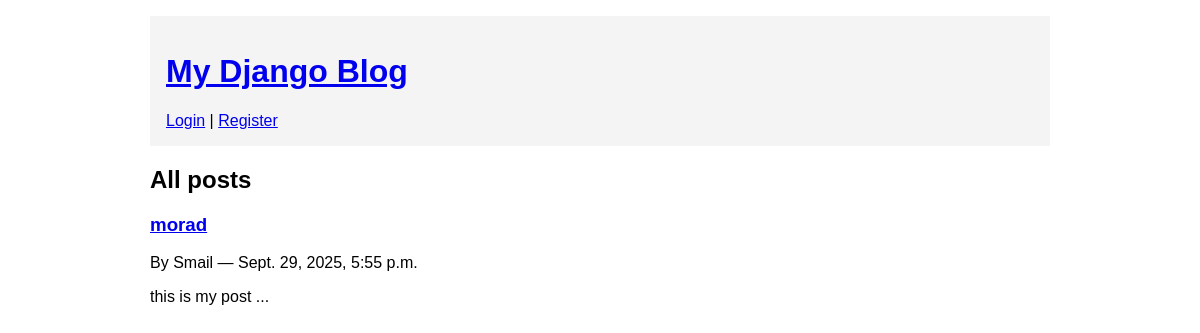
The app's page /, older data.
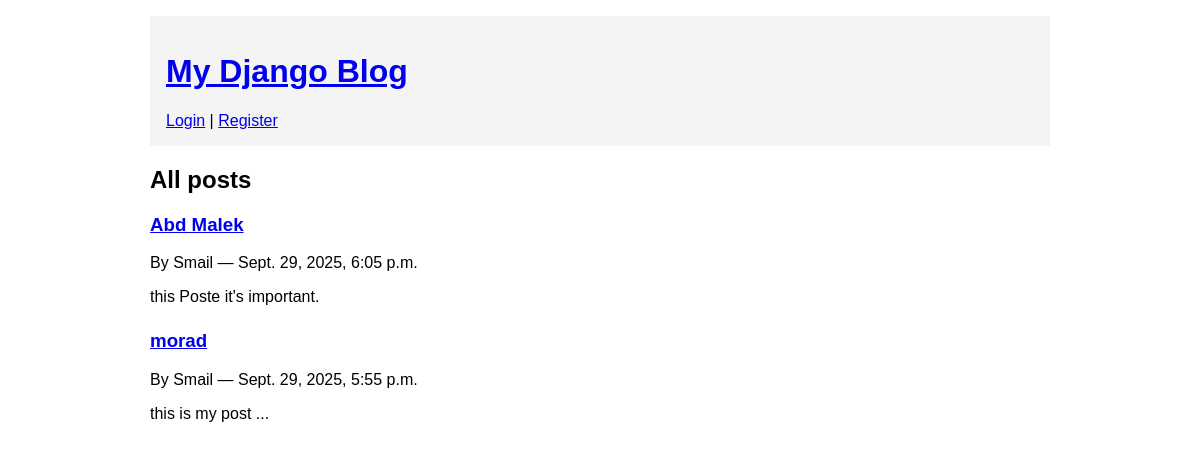
The same page, newer data.
### blog/models.py (models this page shows, shortened)
class Post(models.Model):
    title = models.CharField(max_length=200)
    content = models.TextField()
    published_date = models.DateTimeField(auto_now_add=True)
    author = models.ForeignKey(User, on_delete=models.CASCADE, related_name='posts')
    class Meta:
        ordering = ['-published_date']

### blog/views.py (the view)
# urls.py: path('', views.post_list, name='post_list'),
def post_list(request):
    posts = Post.objects.all()
    return render(request, 'blog/post_list.html', {'posts': posts})

### blog/templates/blog/post_list.html (shortened to what this page needs)
{% extends 'blog/base.html' %}
{% block content %}
    <h2>All posts</h2>
    {% for post in posts %}
        <article>
            <h3><a href="{% url 'blog:post_detail' post.pk %}">{{ post.title }}</a></h3>
            <p>By {{ post.author }} — {{ post.published_date }}</p>
            <p>{{ post.content|truncatewords:30 }}</p>
        </article>
    {% empty %}
        <p>No posts yet.</p>
    {% endfor %}
{% endblock %}

### blog/templates/blog/base.html (shortened to what this page needs)
<!DOCTYPE html>
<html lang="en">
<head>
  {% load static %}
  <link rel="stylesheet" href="{% static 'blog/css/style.css' %}">
</head>
<body>
  <header>
    <h1><a href="{% url 'blog:post_list' %}">My Django Blog</a></h1>
    <nav>
      {% if user.is_authenticated %}
        <a href="{% url 'blog:profile' %}">Profile</a> |
        <a href="{% url 'blog:logout' %}">Logout</a>
      {% else %}
        <a href="{% url 'blog:login' %}">Login</a> |
        <a href="{% url 'blog:register' %}">Register</a>
      {% endif %}
    </nav>
  </header>
  <main>
    {% block content %}{% endblock %}
  </main>
</body>
</html>

### blog/static/blog/css/style.css (style rules this page uses)
body { font-family: Arial, sans-serif; max-width: 900px; margin: 0 auto; padding: 1rem; }
header { background: #f4f4f4; padding: 1rem; margin-bottom: 1rem; }
article { margin-bottom: 1.5rem; }

Row changes from the older to the newer data that the page shows:
added Post: title "Abd Malek", author "Smail", published_date "Sept. 29, 2025, 6:05 p.m.", content "this Poste it's important."
